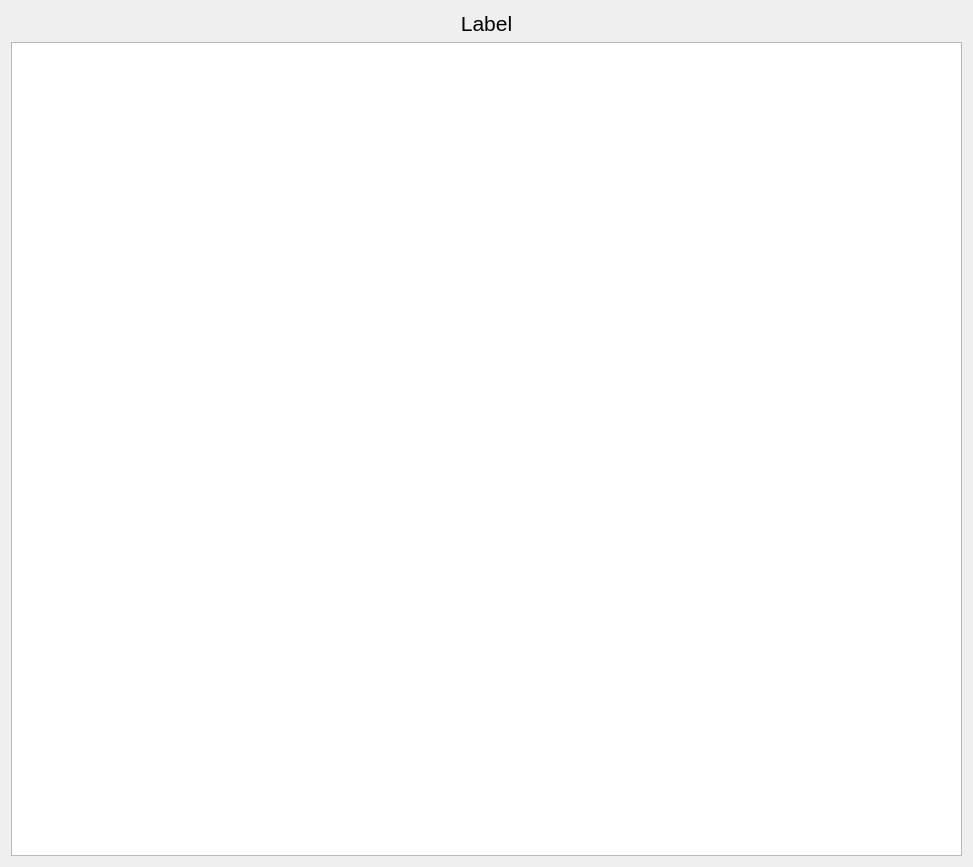
<?xml version="1.0" encoding="UTF-8"?>
<ui version="4.0">
 <class>Form</class>
 <widget class="QWidget" name="Form">
  <property name="geometry">
   <rect>
    <x>0</x>
    <y>0</y>
    <width>973</width>
    <height>867</height>
   </rect>
  </property>
  <property name="windowTitle">
   <string>Form</string>
  </property>
  <layout class="QGridLayout" name="gridLayout_2">
   <item row="0" column="0">
    <layout class="QGridLayout" name="gridLayout">
     <item row="0" column="0">
      <widget class="QLabel" name="dataLabel">
       <property name="font">
        <font>
         <pointsize>16</pointsize>
        </font>
       </property>
       <property name="text">
        <string>Label</string>
       </property>
       <property name="alignment">
        <set>Qt::AlignCenter</set>
       </property>
      </widget>
     </item>
     <item row="1" column="0">
      <widget class="PlotWidget" name="viewPart"/>
     </item>
    </layout>
   </item>
  </layout>
 </widget>
 <customwidgets>
  <customwidget>
   <class>PlotWidget</class>
   <extends>QGraphicsView</extends>
   <header>pyqtgraph</header>
  </customwidget>
 </customwidgets>
 <resources/>
 <connections/>
</ui>
